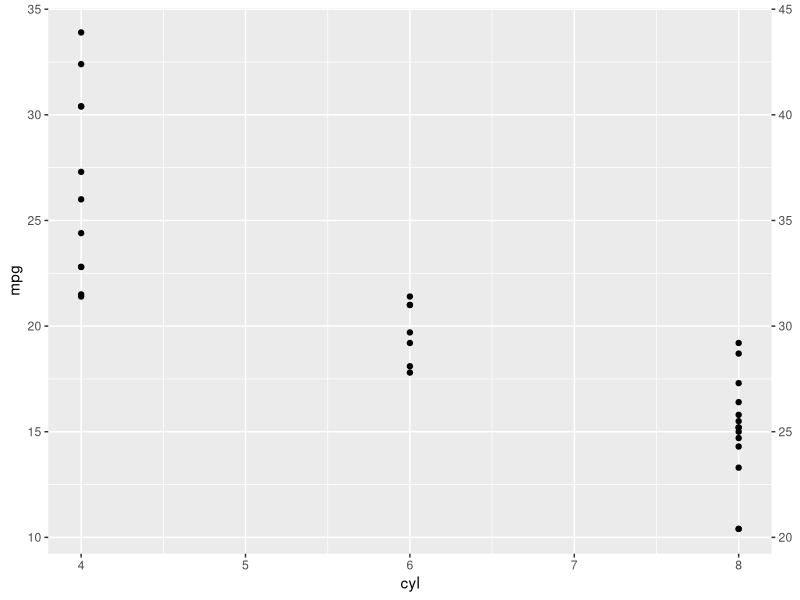
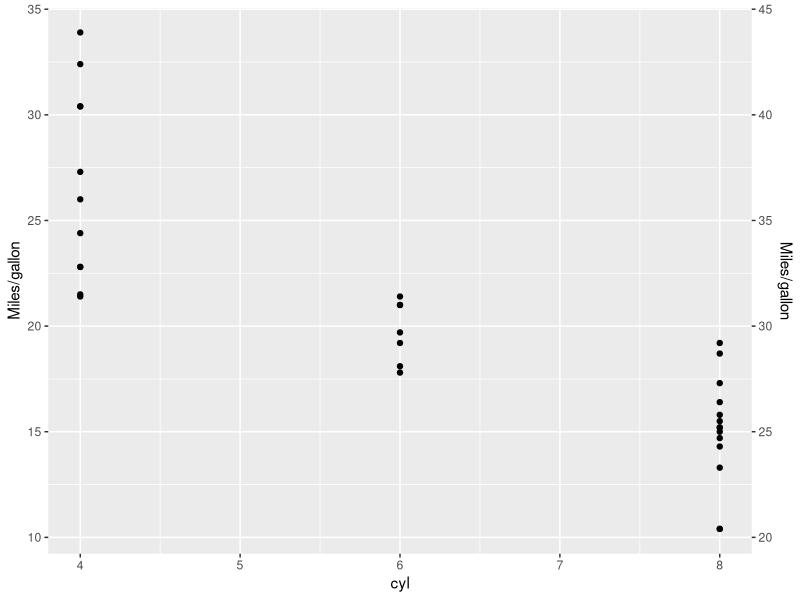
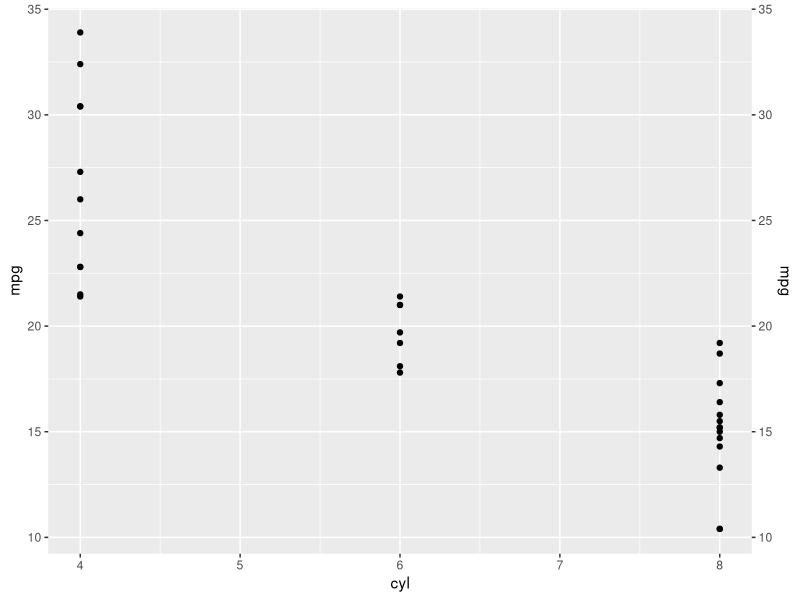
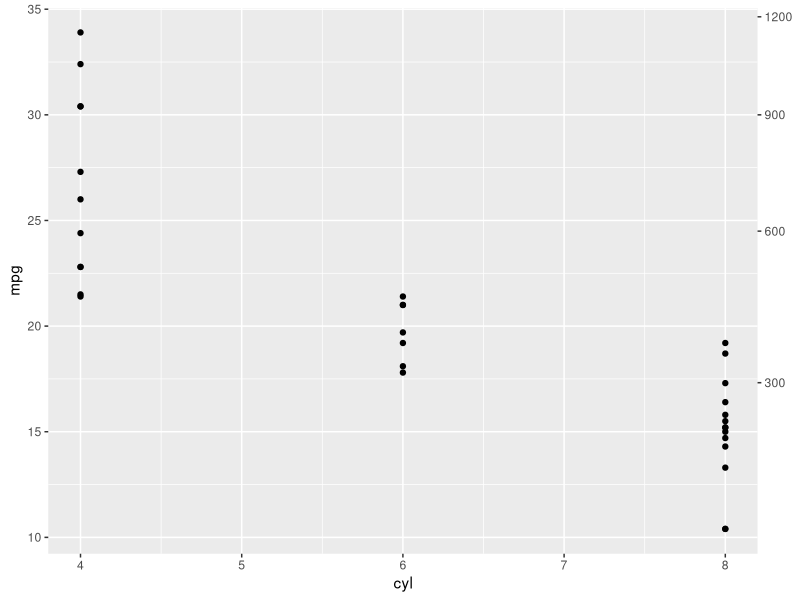
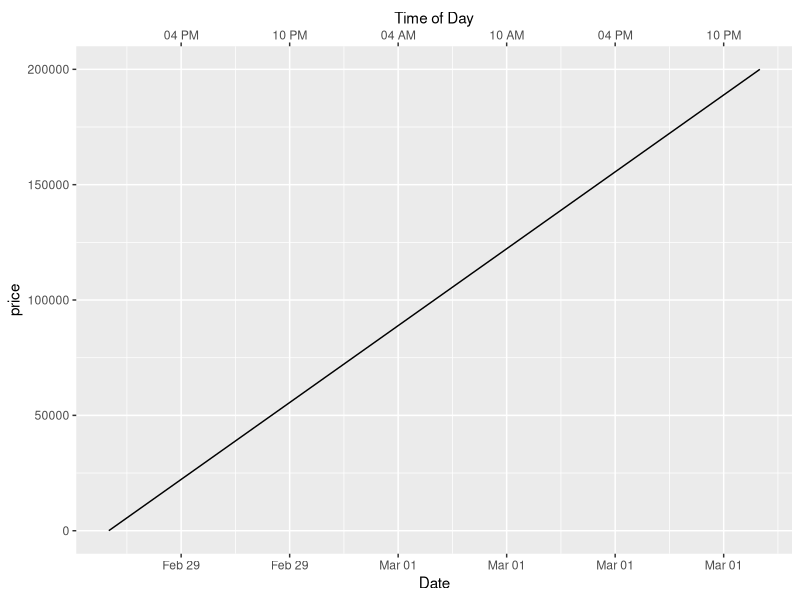
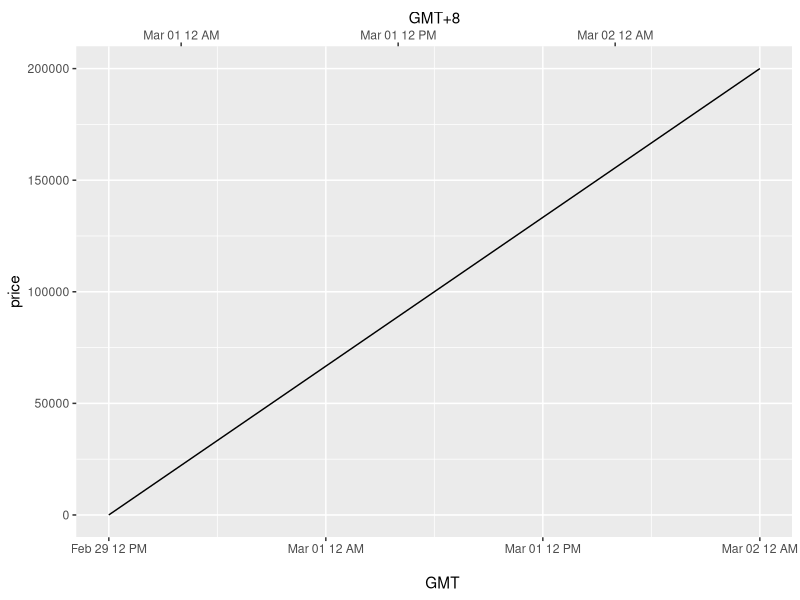

These charts were generated, in order, by the following R code:
library(ggplot2)


### Name: sec_axis
### Title: Specify a secondary axis
### Aliases: sec_axis dup_axis derive

### ** Examples

p <- ggplot(mtcars, aes(cyl, mpg)) +
  geom_point()

# Create a simple secondary axis
p + scale_y_continuous(sec.axis = sec_axis(~ . + 10))

# Inherit the name from the primary axis
p + scale_y_continuous("Miles/gallon", sec.axis = sec_axis(~ . + 10, name = derive()))

# Duplicate the primary axis
p + scale_y_continuous(sec.axis = dup_axis())

# You can pass in a formula as a shorthand
p + scale_y_continuous(sec.axis = ~ .^2)

# Secondary axes work for date and datetime scales too:
df <- data.frame(
  dx = seq(
    as.POSIXct("2012-02-29 12:00:00", tz = "UTC"),
    length.out = 10,
    by = "4 hour"
  ),
  price = seq(20, 200000, length.out = 10)
 )

# This may useful for labelling different time scales in the same plot
ggplot(df, aes(x = dx, y = price)) +
  geom_line() +
  scale_x_datetime(
    "Date",
    date_labels = "%b %d",
    date_breaks = "6 hour",
    sec.axis = dup_axis(
      name = "Time of Day",
      labels = scales::time_format("%I %p")
    )
  )

# or to transform axes for different timezones
ggplot(df, aes(x = dx, y = price)) +
  geom_line() +
  scale_x_datetime("
    GMT",
    date_labels = "%b %d %I %p",
    sec.axis = sec_axis(
      ~ . + 8 * 3600,
      name = "GMT+8",
      labels = scales::time_format("%b %d %I %p")
    )
  )




